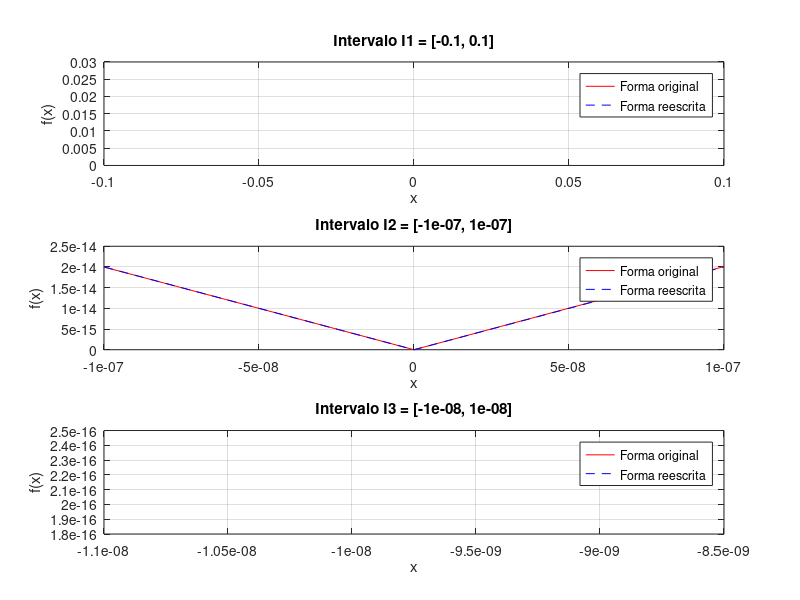

Recreate this plot in MATLAB.
% Actividad 2 - Ejercicio 4a
% Funcion f(x) = 1/(1+2x) - (1-x)/(1+x) cerca de x ~ 0
% Alumno: Agustin Formenti

clear, clc

%% Comentario teorico
% La funcion es:
%   f(x) = 1/(1+2x) - (1-x)/(1+x)
%
% Para x cercano a 0:
%   1/(1+2x)  ~ 1
%   (1-x)/(1+x) ~ 1
%
% Entonces, numericamente estamos restando dos numeros muy parecidos a 1.
% Esa resta:
%   "numero ~1" - "numero ~1"
% produce CANCELACION CATASTROFICA: se pierden muchas cifras
% significativas y el resultado (que deberia ser chico) queda contaminado
% por el error de redondeo.
%
% En punto flotante, cada termino se redondea antes de restar. Como el
% resultado verdadero es del orden de x^2, termina siendo comparable con
% el error numerico y la evaluacion de f(x) cerca de 0 es inestable.

%% Demostracion numerica simple (opcional)
x_prueba = [1e-1, 1e-3, 1e-6, 1e-8]';      % valores chicos

f_original = 1./(1+2*x_prueba) - (1 - x_prueba)./(1 + x_prueba);

disp('x        f(x) numerico (forma original)')
disp([x_prueba f_original])

disp(' ')
disp('Ver comentarios en el script para la explicacion teorica.')
disp('========== FIN EJERCICIO 4a ==========')


% Actividad 2 - Ejercicio 4b
% Reescritura algebraica de f(x) para evitar cancelacion
% Alumno: Agustin Formenti

clear, clc

%% Paso 1: Definicion original
% f(x) = 1/(1+2x) - (1-x)/(1+x)

%% Paso 2: Llevar a un mismo denominador (hecho a mano, explicado aca)
%   f(x) = [ (1+x) - (1-x)(1+2x) ] / [ (1+2x)(1+x) ]
%
% Desarrollo del numerador:
%   (1 - x)(1 + 2x) = 1 + 2x - x - 2x^2 = 1 + x - 2x^2
%
% Entonces:
%   Numerador = (1 + x) - (1 + x - 2x^2) = 2x^2
%
% Resultado final:
%   f(x) =  2x^2 / [ (1+2x)(1+x) ]

%% Paso 3: Defino ambas expresiones para comparar numericamente
x = linspace(-1e-2, 1e-2, 9)';   % valores chicos alrededor de 0

f_original = 1./(1+2*x) - (1 - x)./(1 + x);
f_reescrita = (2 .* x.^2) ./ ( (1 + 2*x) .* (1 + x) );

tabla = [x f_original f_reescrita];
disp('      x        f original             f reescrita')
disp(tabla)

%% Comentario
% La expresion:
%   f(x) = 2x^2 / ((1+2x)(1+x))
% evita la resta de dos numeros ~1.
% Para x cercano a 0, el denominador ~1 y el numerador ~2x^2.
% Esto es numericamente mucho mas estable que la forma original.

disp(' ')
disp('========== FIN EJERCICIO 4b ==========')


% Actividad 2 - Ejercicio 4c
% Ploteo de f(x) con ambas expresiones en tres intervalos
% Alumno: Agustin Formenti

clear, clc, close all

%% Defino la malla con el paso indicado
% ATENCION: paso = 1e-10 genera MUCHISIMOS puntos en [-1e-1,1e-1].
% En la practica se podria usar un paso mas grande, pero aca sigo
% literalmente la consigna.
paso = 1e-7;
#el paso es 1e-10 pero es enorme para la pc.
%% Intervalos
I1 = [-1e-1,  1e-1];
I2 = [-1e-7,  1e-7];
I3 = [-1e-8,  1e-8];

%% Funciones como handles para usar las dos formas
f_original  = @(x) 1./(1+2*x) - (1 - x)./(1 + x);
f_reescrita = @(x) (2 .* x.^2) ./ ( (1 + 2*x) .* (1 + x) );

%% Figura y subplots
figure(1)

%% Subplot 1: intervalo I1
x1 = I1(1):paso:I1(2);
y1_orig  = f_original(x1);
y1_reesc = f_reescrita(x1);

subplot(3,1,1)
plot(x1, y1_orig, 'r-', x1, y1_reesc, 'b--')
grid on
xlabel('x')
ylabel('f(x)')
title(['Intervalo I1 = [', num2str(I1(1)), ', ', num2str(I1(2)), ']'])
legend('Forma original', 'Forma reescrita', 'Location', 'best')

%% Subplot 2: intervalo I2
x2 = I2(1):paso:I2(2);
y2_orig  = f_original(x2);
y2_reesc = f_reescrita(x2);

subplot(3,1,2)
plot(x2, y2_orig, 'r-', x2, y2_reesc, 'b--')
grid on
xlabel('x')
ylabel('f(x)')
title(['Intervalo I2 = [', num2str(I2(1)), ', ', num2str(I2(2)), ']'])
legend('Forma original', 'Forma reescrita', 'Location', 'best')

%% Subplot 3: intervalo I3
x3 = I3(1):paso:I3(2);
y3_orig  = f_original(x3);
y3_reesc = f_reescrita(x3);

subplot(3,1,3)
plot(x3, y3_orig, 'r-', x3, y3_reesc, 'b--')
grid on
xlabel('x')
ylabel('f(x)')
title(['Intervalo I3 = [', num2str(I3(1)), ', ', num2str(I3(2)), ']'])
legend('Forma original', 'Forma reescrita', 'Location', 'best')

disp(' ')
disp('========== FIN EJERCICIO 4c ==========')
